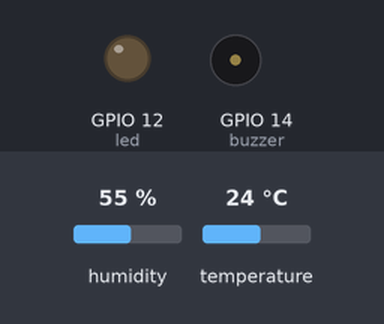
The sketch below on a simulated ESP8266 (NodeMCU). Shown: output pins drawn as LEDs (lit = HIGH), buzzer (waves = sounding, pin HIGH). The test bench sets the inputs (shaded band); at power-on: temperature 24 °C, humidity 55 %. WiFi joins after 1.5 s; servers stay silent unless stated; network time is answered at once with the bench clock; the local clock reads 2024-03-15 10:24:30 at power-on unless the sketch sets it; what the sketch prints to the serial monitor is not drawn.

Above: at 2.7 s.
2.8 s: temperature set to 28 °C
7.8 s: temperature set to 31 °C
At 9.62 s:
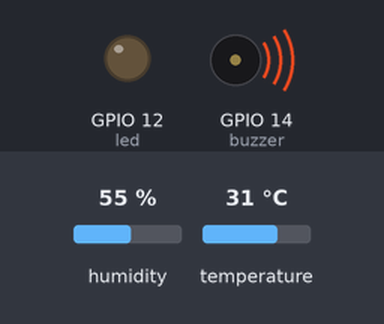
15.6 s: temperature set to 12 °C
At 19.0 s:
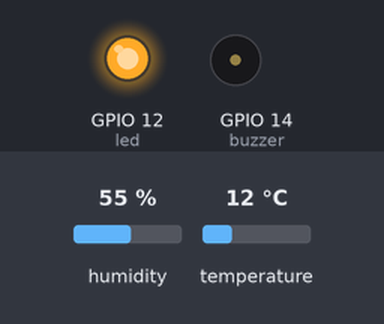
20.6 s: temperature set to 18 °C
25.6 s: temperature set to 21 °C
At 28.6 s:
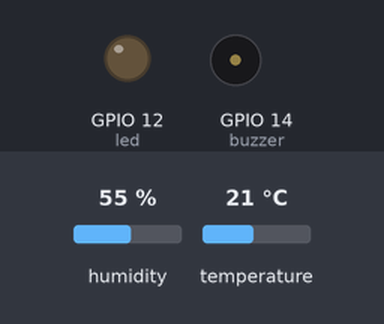
30.6 s: temperature set to 19 °C
At 31.8 s:
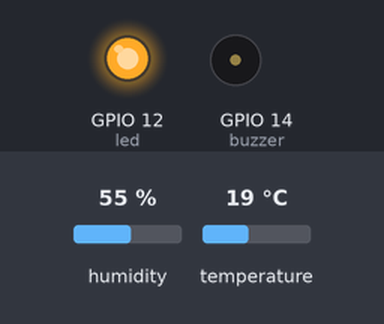
Timing chart, 0 to 33.6 s (numbered marks = the images above; inputs shaded):
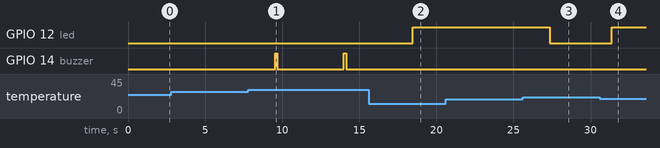

The sketch:

temperatureMonitor.ino
```cpp
#include <ESP8266WiFi.h>
#include <FirebaseArduino.h>
#include <Adafruit_Sensor.h>
#include <DHT.h>
#include <DHT_U.h>
#include <NTPClient.h>
#include <WiFiUdp.h>

#define DHTTYPE    DHT11
#define buzzer 14
#define tempSensor 2
#define led 12 //D6
#define TEMP_THRES 23

WiFiUDP ntpUDP;
NTPClient timeClient(ntpUDP);
DHT_Unified dht(tempSensor, DHTTYPE);

#define FIREBASE_HOST "warrior-bulls-default-rtdb.firebaseio.com"
#define FIREBASE_AUTH "2JNTy9dXCRiq3Yyf78K9DqOhKZMzwnLeNIgZF5G3"
#define WIFI_SSID "mardes home"
#define WIFI_PASSWORD "Prateek123@@"

void setup() {
  Serial.begin(9600);

  dht.begin();
  timeClient.begin();
  pinMode(tempSensor,INPUT);
  pinMode(buzzer,OUTPUT);
  pinMode(led,OUTPUT);

  // connect to wifi.
  WiFi.begin(WIFI_SSID, WIFI_PASSWORD);
  Serial.print("connecting");
  while (WiFi.status() != WL_CONNECTED) {
    Serial.print(".");
    delay(500);
  }
  Serial.println();
  Serial.print("connected: ");
  Serial.println(WiFi.localIP());

  Firebase.begin(FIREBASE_HOST, FIREBASE_AUTH);
}

int n = 0;

void loop() {
  timeClient.update();
  unsigned long startMillis = millis(); // Start of sample window

  long num = timeClient.getEpochTime();


  sensors_event_t event;

  float temperature=0,humidity = 0;

  dht.temperature().getEvent(&event);
  if (isnan(event.temperature)) {
    Serial.println(F("Error reading temperature!"));
  }else {

    Serial.print(F("Temperature: "));
    Serial.print(event.temperature);
    temperature = event.temperature;
    Serial.println(F("°C"));
  }
  // Get humidity event and print its value.
  dht.humidity().getEvent(&event);
  if (isnan(event.relative_humidity)) {
    Serial.println(F("Error reading humidity!"));
  }
  else {
    Serial.print(F("Humidity: "));
    Serial.print(event.relative_humidity);
    humidity = event.relative_humidity;
    Serial.println(F("%"));
  }

  if(temperature < 20.0){
    digitalWrite(led,HIGH);
    digitalWrite(buzzer,LOW);
    delay(150);
    digitalWrite(buzzer,LOW);

  }else if(temperature > 29.0){
    digitalWrite(led,LOW);
    digitalWrite(buzzer,HIGH);
    delay(150);
    digitalWrite(buzzer,LOW);

  }else{
    digitalWrite(led,LOW);
    digitalWrite(buzzer,LOW);
  }

  if(temperature < 20.0 || temperature > 29.0){


    char strBuf[100],strBufH[100];
    sprintf(strBuf, "RECORD/%ld/TEMP",num);

    Firebase.setFloat(strBuf,temperature);

    sprintf(strBufH, "RECORD/%ld/HUMID",num);

//    char resultFinalS[] = "RECORD/";
//    strcat(resultFinalS, result);
//    strcat(resultFinalS, resultHumid);
    Firebase.setFloat(strBufH,humidity);

    Serial.println("--------------------------------");

  }
  delay(4000);
}
```

Measured:
- the behaviour switches between 29 and 30 °C on temperature (found by bisection; images 0 and 1)
- the behaviour switches between 19 and 20 °C on temperature (found by bisection; images 2 and 3)
- after the input at 2.8 s, every drawn part: stays the same
- after the input at 7.8 s, GPIO 14 (buzzer): alternates HIGH for 0.15 s and LOW for 4.3 s, starting after 1.7 s
- after the input at 15.6 s, GPIO 12 (led): LOW → HIGH after 2.9 s; GPIO 14 (buzzer): stays LOW (without the input it goes to HIGH after 2.9 s)
- after the input at 20.6 s, every drawn part: stays the same
- after the input at 25.6 s, GPIO 12 (led): HIGH → LOW after 1.8 s
- after the input at 30.6 s, GPIO 12 (led): LOW → HIGH after 0.77 s
